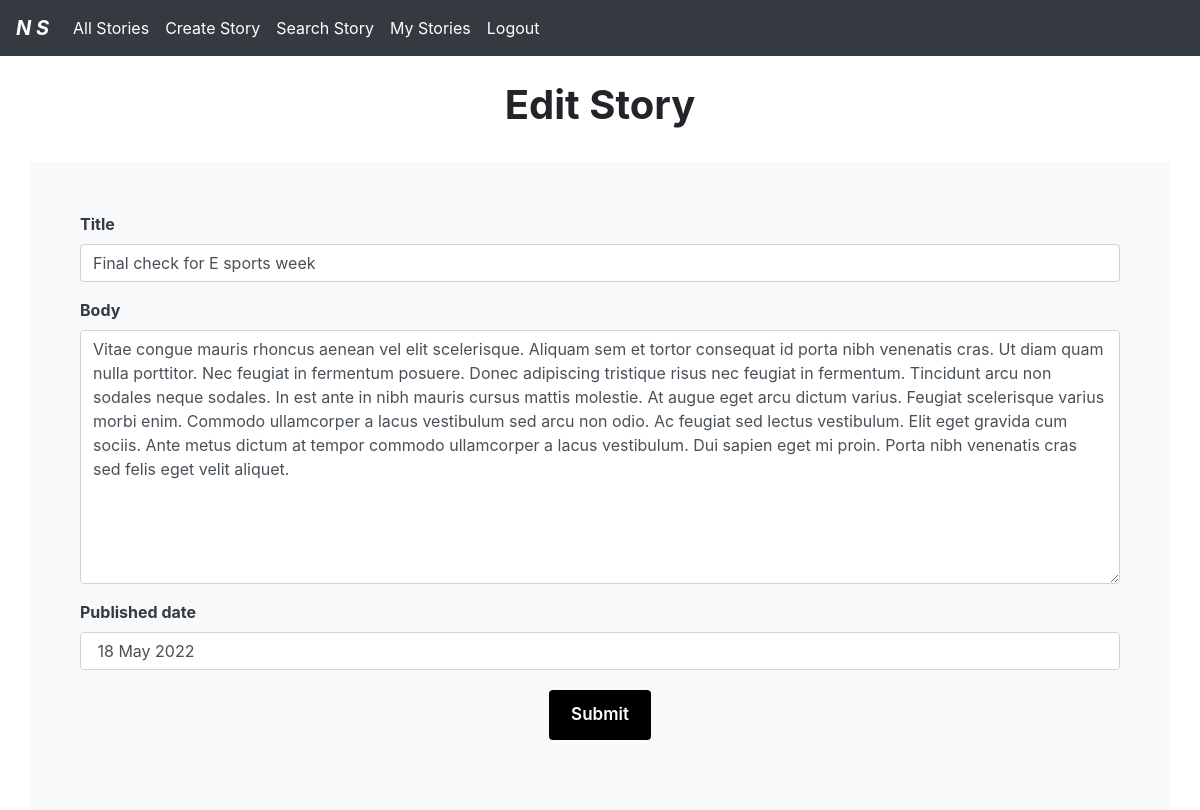
The app's page /edit.php?Story_id=10 (signed in) with its own data.
### tables this page shows
CREATE TABLE IF NOT EXISTS `story` (
  `id` bigint(20) NOT NULL AUTO_INCREMENT,
  `title` text NOT NULL,
  `body` longtext NOT NULL,
  `p_date` date NOT NULL,
  `user_id` varchar(50) DEFAULT NULL,
  `str_date` varchar(255) DEFAULT NULL,
  PRIMARY KEY (`id`),
  KEY `user_id` (`user_id`)
);

### edit.php (the view, shortened to what this page needs)
<?php
include('db.php');
include('nav.php');
?>
<?php
if (isset($_GET['Story_id']))
{
$Story_id=$_GET['Story_id'];
$sql= "Select *  FROM story where id= $Story_id";
$result = mysqli_query($connection, $sql);
$result = mysqli_fetch_assoc($result);
$N_title= $result['title'];
$N_title=htmlentities($N_title);
$N_text= $result['body'];
$N_date=$result['str_date'];
}
?>
<!DOCTYPE html>
<html lang="en">
<head>
    <link rel="stylesheet" href="https://cdn.jsdelivr.net/npm/bootstrap@4.3.1/dist/css/bootstrap.min.css">
    <link
      rel="stylesheet"
      href="//code.jquery.com/ui/1.13.0/themes/base/jquery-ui.css"
    />
</head>
<body>
<div class= "container " style=" padding:25px; text-align:center;" >
<h1> <b> Edit Story </b></h1>
</div>
  <div class= "container  bg-light text-dark" style=" padding:50px;" >
    <form action="" method="post" class="needs-validation" enctype="multipart/form-data">
        <div class="mb-3">
            <label for="storytitle" class="form-label"><b>Title</b></label>
            <input type="text" class="form-control" id="storytitle" name="title" placeholder=""  value="<?= $N_title?>"required>
        </div>
        <div class="mb-3">
            <label for="Textarea1" class="form-label"> <b>Body</b></label>
            <textarea class="form-control" id="Textarea1" name="text" rows="10" placeholder="" required><?= $N_text?></textarea>
        </div>
        <div class="mb-3">
            <label for="date" class="form-label"><b> Published date</label>
            <input type="text" id="datepicker" class="form-control"  name="date" placeholder=""  value="<?=  $N_date?>" required>
        </div>
     <center>
        <button type="submit" class="button" name="submit" >Submit</button>
        </center>
    </form>
    </div>
</body>
</html>

### edit.php (style rules this page uses)
.button { background-color: black; border: 2px solid transparent; border-radius: 4px; color: white; padding: 10px 20px; text-align: center; text-decoration: none; display: inline-block; font-size: 17px; margin: 4px 2px; cursor: pointer; font-weight: 600; -webkit-transition-duration: 0.1s; transition-duration: 0.1s; }

### records on screen
story: title "Final check for E sports week", text "Vitae congue mauris rhoncus aenean vel elit scelerisque. Aliquam sem et tortor consequat id porta nibh venenatis cras. Ut diam quam nulla porttitor. Nec feugiat in fermentum posuere. Donec adipiscing tristique risus nec feugiat in fermentum. Tincidunt arcu non sodales neque sodales. In est ante in nibh mauris cursus mattis molestie. At augue eget arcu dictum varius. Feugiat scelerisque varius morbi enim. Commodo ullamcorper a lacus vestibulum sed arcu non odio. Ac feugiat sed lectus vestibulum. Elit eget gravida cum sociis. Ante metus dictum at tempor commodo ullamcorper a lacus vestibulum. Dui sapien eget mi proin. Porta nibh venenatis cras sed felis eget velit aliquet.", date "18 May 2022"
